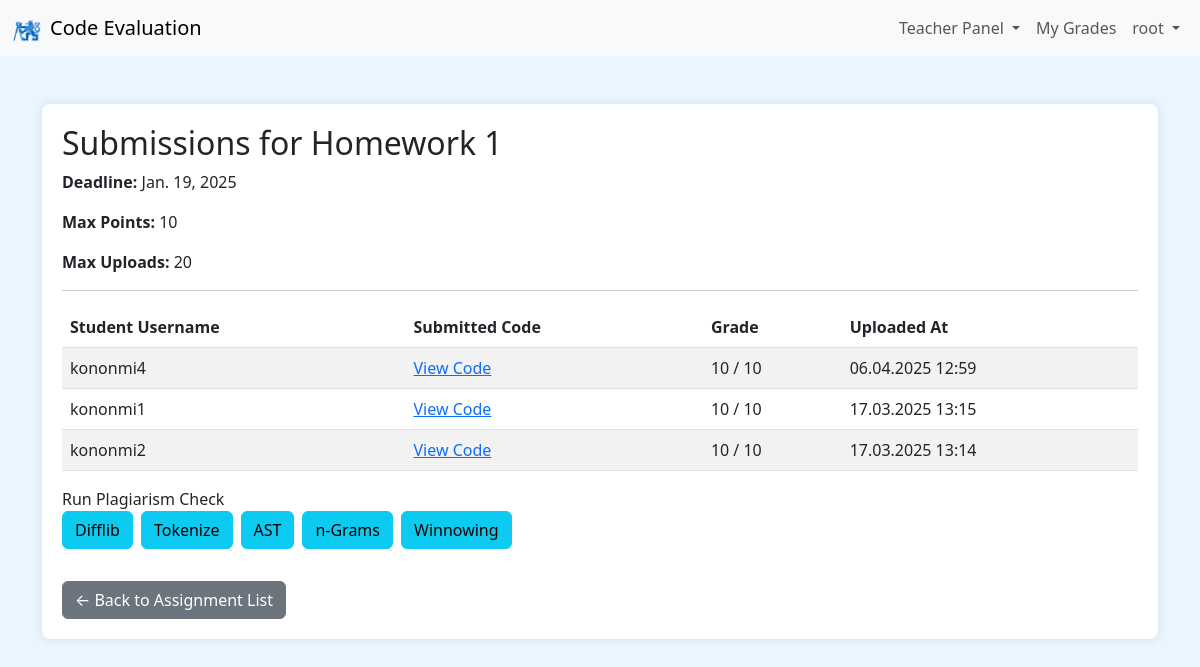
The app's page /teacher/assignments/2/submissions/ (signed in) with its own data.
### upload/models.py (models this page shows, shortened)
class Assignment(models.Model):
    subject = models.ForeignKey(Subject, on_delete=models.CASCADE, related_name='assignments')
    name = models.CharField(max_length=100)
    description = models.TextField()
    deadline = models.DateField()
    number = models.PositiveIntegerField()
    max_points = models.PositiveIntegerField(default=10, help_text="Maximum points for this assignment.")
    max_uploads = models.PositiveIntegerField(default=20, help_text="Maximum number of downloads for a student.")

class Document(models.Model):
    assignment = models.ForeignKey(Assignment, on_delete=models.CASCADE, related_name='documents')
    user = models.ForeignKey(User, on_delete=models.CASCADE)
    description = models.CharField(max_length=255, blank=True)
    document = models.FileField(
        upload_to=document_upload_path,
        validators=[validate_file_extension]
    )
    uploaded_at = models.DateTimeField(auto_now_add=True)
    test_result = models.CharField(max_length=255, blank=True, null=True)
    grade = models.PositiveIntegerField(default=0)

### upload/views.py (the view)
# urls.py: path('teacher/assignments/<int:pk>/submissions/', views.teacher_assignment_submissions, name='teacher_assignment_submissions'),
@login_required
@user_passes_test(is_teacher)
def teacher_assignment_submissions(request, pk):
    assignment = get_object_or_404(Assignment, pk=pk)
    submissions = assignment.documents.all().order_by('-uploaded_at')
    return render(request, 'upload/teacher/assignment_submissions.html', {
        'assignment': assignment,
        'submissions': submissions,
    })

### upload/context_processors.py (called while the page is built)
def is_teacher_context(request):
    if request.user.is_authenticated:
        is_teacher_flag = request.user.is_superuser or request.user.groups.filter(name="Teachers").exists()
    else:
        is_teacher_flag = False
    return {
        'is_teacher_flag': is_teacher_flag
    }

### upload/views.py (called while the page is built)
def is_teacher(user):
    return user.is_superuser or user.groups.filter(name='Teachers').exists()

### upload/templates/upload/teacher/assignment_submissions.html
{% extends 'upload/base.html' %}
{% load static %}
{% block content %}
<div class="content-container">
    <h2>Submissions for {{ assignment.name }}</h2>
    <p><strong>Deadline:</strong> {{ assignment.deadline }}</p>
    <p><strong>Max Points:</strong> {{ assignment.max_points }}</p>
    <p><strong>Max Uploads:</strong> {{ assignment.max_uploads }}</p>
    <hr>
    {% if submissions %}
        <table class="table table-striped">
            <thead>
                <tr>
                    <th>Student Username</th>
                    <th>Submitted Code</th>
                    <th>Grade</th>
                    <th>Uploaded At</th>
                </tr>
            </thead>
            <tbody>
                {% for submission in submissions %}
                    <tr>
                        <td>{{ submission.user.username }}</td>
                        <td>
                            <a href="{% url 'upload:document_detail' pk=submission.pk %}">View Code</a>
                        </td>
                        <td>{{ submission.grade }} / {{ assignment.max_points }}</td>
                        <td>{{ submission.uploaded_at|date:"d.m.Y H:i" }}</td>
                    </tr>
                {% endfor %}
            </tbody>
        </table>
    {% else %}
        <p>No submissions for this assignment yet.</p>
    {% endif %}
    <div class="dropdown mb-3">
        Run Plagiarism Check
        <div class="d-flex flex-wrap gap-2 mb-3">
            <a href="{% url 'upload:teacher_plagiarism_check' assignment_id=assignment.pk method='difflib' %}" class="btn btn-info">
              Difflib
            </a>
            <a href="{% url 'upload:teacher_plagiarism_check' assignment_id=assignment.pk method='tokenize' %}" class="btn btn-info">
              Tokenize
            </a>
            <a href="{% url 'upload:teacher_plagiarism_check' assignment_id=assignment.pk method='ast' %}" class="btn btn-info">
              AST
            </a>
            <a href="{% url 'upload:teacher_plagiarism_check' assignment_id=assignment.pk method='ngrams' %}" class="btn btn-info">
              n-Grams
            </a>
            <a href="{% url 'upload:teacher_plagiarism_check' assignment_id=assignment.pk method='winnowing' %}" class="btn btn-info">
              Winnowing
            </a>
          </div>
    </div>
    <a href="{% url 'upload:teacher_assignment_list' pk=assignment.subject.pk %}" class="btn btn-secondary mt-3">
        &larr; Back to Assignment List
    </a>
</div>
{% endblock %}

### upload/templates/upload/base.html (shortened to what this page needs)
{% load crispy_forms_tags static %}
<!DOCTYPE html>
<html lang="en">
<head>
    <link href="https://cdn.jsdelivr.net/npm/bootstrap@5.3.0/dist/css/bootstrap.min.css" rel="stylesheet">
</head>
<body>
    <nav class="navbar navbar-expand-lg navbar-light bg-light">
        <div class="container-fluid">
            <a class="navbar-brand d-flex align-items-center" href="{% url 'upload:subject_list' %}">
                <img src="{% static 'CVUT_znak.png' %}" alt="Logo" width="30" height="30" class="d-inline-block align-text-top me-2">
                Code Evaluation
            </a>
            <div class="collapse navbar-collapse" id="navbarNav">
                <ul class="navbar-nav ms-auto">
                    {% if user.is_authenticated %}
                        {% if is_teacher_flag %}
                            <li class="nav-item dropdown">
                                <a class="nav-link dropdown-toggle" href="#" id="teacherDropdown" role="button"
                                data-bs-toggle="dropdown" aria-expanded="false">
                                    Teacher Panel
                                </a>
                            </li>
                        {% endif %}
                        <li class="nav-item">
                            <a class="nav-link" href="{% url 'upload:grades_overview' %}">My Grades</a>
                        </li>
                        <li class="nav-item dropdown">
                            <a class="nav-link dropdown-toggle" href="#" id="userDropdown" role="button" data-bs-toggle="dropdown" aria-expanded="false">
                                {{ user.username }}
                            </a>
                        </li>
                    {% endif %}
                </ul>
            </div>
        </div>
    </nav>
    <div class="container mt-5">
        {% block content %}
        {% endblock %}
    </div>
</body>
</html>

### upload/templates/upload/base.html (style rules this page uses)
body { background-color: #e9f5ff; }
.content-container { background-color: white; padding: 20px; border-radius: 8px; box-shadow: 0 0 10px rgba(0, 0, 0, 0.1); }

### records on screen
Assignment: name "Homework 1", deadline "Jan. 19, 2025", max_points "10", max_uploads "20"
Document: user.username "kononmi4", grade "10", uploaded_at "06.04.2025 12:59"
Document: user.username "kononmi1", grade "10", uploaded_at "17.03.2025 13:15"
Document: user.username "kononmi2", grade "10", uploaded_at "17.03.2025 13:14"

### other values on screen
{{ user.username }} "root"
